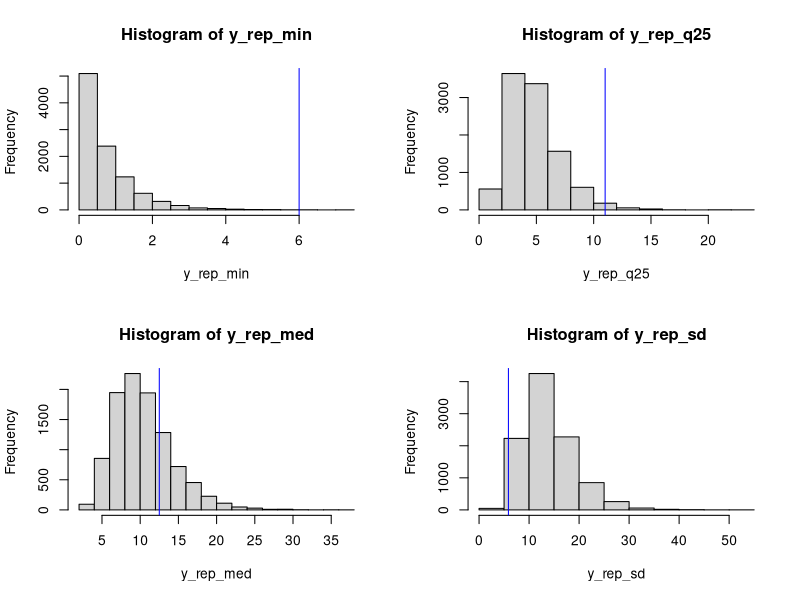
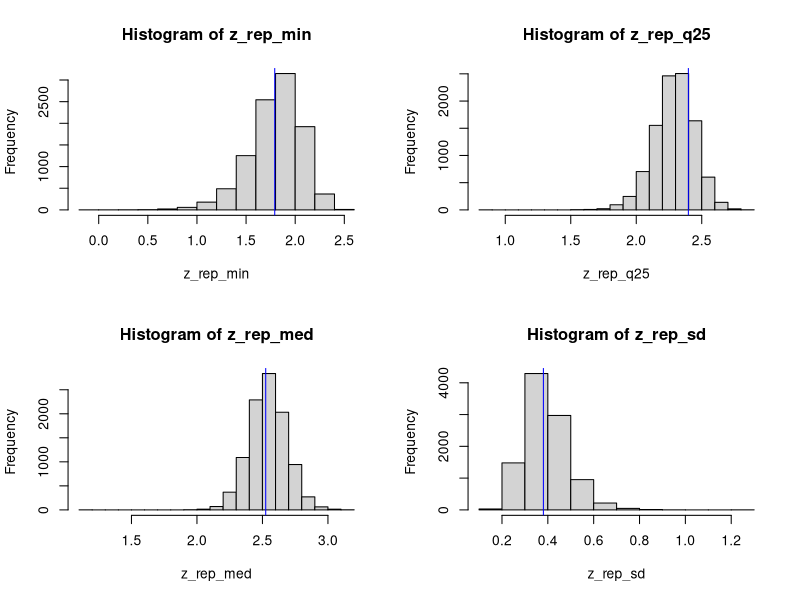

R code for these plots, in order:
## ---- chunk 1

## No scientific notation

options(scipen = 999)

########## Problem 1 ##########



## Input the known parameters and data

y <- c(15,9,15,8,8,20,25,31,13,12,11,15,11,13,13,11,11,12,6,14)
n <- length(y)
S <- 10000
alpha <- 5
beta <- alpha * 15

## ---- chunk 2

##### Part i #####



## Sample from the Gamma

samp_1i <- rgamma(n = S, shape = n + alpha, rate = beta + sum(y))

## ---- chunk 3

##### Part ii #####



## Construct the replicate data sets

y_rep <- matrix(0, nrow = S, ncol = n)

for(s in 1:S) {
    
    y_rep[s,] <- rexp(n = n, rate = samp_1i[s])
    
}

## ---- chunk 4

##### Part iii #####



## Compute the required test statistics for each replicate data set

y_rep_min <- apply(y_rep, 1, min)
y_rep_q25 <- apply(y_rep, 1, quantile, probs = 0.25)
y_rep_med <- apply(y_rep, 1, median)
y_rep_sd <- apply(y_rep, 1, sd)

par(mfrow = c(2, 2))

hist(x = y_rep_min)
abline(v = min(y), col = 'blue')

hist(x = y_rep_q25)
abline(v = quantile(y, 0.25), col = 'blue')

hist(x = y_rep_med)
abline(v = median(y), col = 'blue')

hist(x = y_rep_sd)
abline(v = sd(y), col = 'blue')

## ---- chunk 5

##### Part iv #####



## Compute the posterior predictive p-values for each statistic

pval_min <- mean(y_rep_min > min(y))
pval_q25 <- mean(y_rep_q25 > quantile(y, 0.25))
pval_med <- mean(y_rep_med > median(y))
pval_sd <- mean(y_rep_sd > sd(y))

## Probability of waiting at most 10 minutes

wait_10 <- mean(y_rep < 10)

## Output the results

cat("Minimum p-value: ", round(pval_min, 4))
cat("25% Quantile p-value: ", round(pval_q25, 4))
cat("Median p-value: ", round(pval_med, 4))
cat("Standard Deviation p-value: ", round(pval_sd, 4))
cat("Probability 10 Minute Wait: ", round(wait_10, 4))

## ---- chunk 6

########## Problem 2 ##########



## Input the known parameters and data

z <- log(y)
n <- length(z)
S <- 10000
alpha <- 0.01
beta <- 0.01

## Draw the sample from the posterior

s_squared <- sd(z)^2
post_tau <- rgamma(n = S, 
                  shape = alpha + (n - 1)/2,
                  rate = beta + (n - 1) * (s_squared / 2))

post_sigma <- 1/sqrt(post_tau)

Q_mu <- n * post_tau
ell_mu <- n * post_tau * mean(z)
post_mu <- rnorm(n = S, mean = (Q_mu^-1) * ell_mu, sd = sqrt(Q_mu^-1))

## ---- chunk 7

##### Part i #####



## Construct the replicate data set

z_rep <- matrix(0, nrow = S, ncol = n)

for(s in 1:S) {
    
    z_rep[s,] <- rnorm(n = n, mean = post_mu[s], sd = post_sigma[s])
    
}

## Compute the required test statistics for each replicate data set

z_rep_min <- apply(z_rep, 1, min)
z_rep_q25 <- apply(z_rep, 1, quantile, probs = 0.25)
z_rep_med <- apply(z_rep, 1, median)
z_rep_sd <- apply(z_rep, 1, sd)

par(mfrow = c(2, 2))

hist(x = z_rep_min)
abline(v = min(z), col = 'blue')

hist(x = z_rep_q25)
abline(v = quantile(z, 0.25), col = 'blue')

hist(x = z_rep_med)
abline(v = median(z), col = 'blue')

hist(x = z_rep_sd)
abline(v = sd(z), col = 'blue')

## Compute the posterior predictive p-values for each statistic

pval_min <- mean(z_rep_min > min(z))
pval_q25 <- mean(z_rep_q25 > quantile(z, 0.25))
pval_med <- mean(z_rep_med > median(z))
pval_sd <- mean(z_rep_sd > sd(z))

## Output the results

cat("Minimum p-value: ", round(pval_min, 4))
cat("25% Quantile p-value: ", round(pval_q25, 4))
cat("Median p-value: ", round(pval_med, 4))
cat("Standard Deviation p-value: ", round(pval_sd, 4))

## ---- chunk 8

##### Part ii #####



## Probability of waiting at most 10 minutes

wait_10 <- mean(z_rep < 10)

## Output the results

cat("Probability 10 Minute Wait: ", round(wait_10, 4))

## ---- chunk 9

########## Problem 3 ##########



## Load in the data and known parameters

y <- c(1.960,
      1.823,
      0.968,
      2.753,
      0.779,
      3.003,
      2.463,
      2.197,
      2.806,
      3.137,
      -1.813,
      -4.242,
      -19.780,
      8.597,
      -3.134,
      7.486,
      12.621,
      -11.511,
      -12.746,
      17.244)
n <- length(y)
S <- 10000
alpha <- 0.01
beta <- 0.01

## ---- chunk 10

##### Part i #####



## Draw the sample from the posterior

s_squared <- sd(y)^2
post_tau <- rgamma(n = S, 
                   shape = alpha + (n - 1)/2,
                   rate = beta + (n - 1) * (s_squared / 2))

post_sigma <- 1/sqrt(post_tau)

Q_mu <- n * post_tau
ell_mu <- n * post_tau * mean(y)
post_mu <- rnorm(n = S, mean = (Q_mu^-1) * ell_mu, sd = sqrt(Q_mu^-1))

## ---- chunk 11

##### Part ii #####



## Construct the replicate data set

y_rep <- matrix(0, nrow = S, ncol = n)

for(s in 1:S) {
    
    y_rep[s,] <- rnorm(n = n, mean = post_mu[s], sd = post_sigma[s])
    
}

